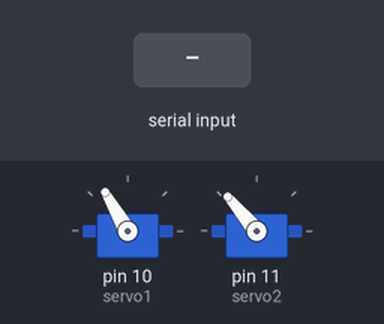
A sketch run on a simulated Arduino Uno, built with avr-gcc and run on an emulated ATmega328P. Parts: 2 × servo. Inputs (shaded band) come from the test bench. What the sketch prints to the serial monitor is not drawn.

Above: at 1.2 s.
1.3 s: "c" received over Serial
At 1.9 s:
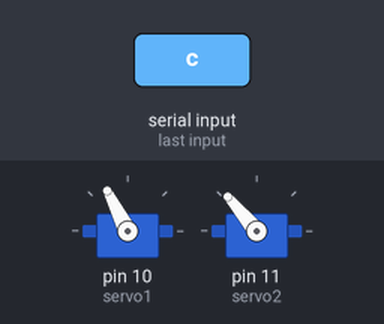
2.8 s: "o" received over Serial
At 3.1 s:
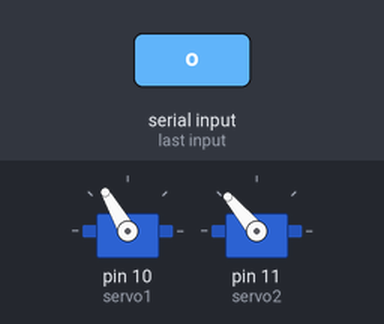
Timing chart, 0 to 5.8 s (numbered marks = the images above; inputs shaded):
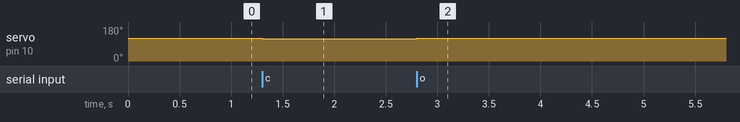

The sketch:

gripper_2dof.ino
```cpp
#include <Servo.h>

Servo servo1;  // Base pitch
Servo servo2;  // Gripper

// --- Calibrated zero positions ---
int angle1 = 120;
int angle2 = 130;

// --- Servo step size ---
const int stepSize = 3;
const int minAngle = 0;
const int maxAngle = 300;

void setup() {
  Serial.begin(115200);
  servo1.attach(10);
  servo2.attach(11);

  // Move servos to calibrated zero positions
  servo1.write(angle1);
  servo2.write(angle2);

  Serial.println("Servos ready. Commands: o (open), c (close), u (up), d (down)");
}

void loop() {
  if (Serial.available() > 0) {
    char c = Serial.read();

    switch (c) {
      case 'd':  // Open gripper
        angle2 = min(angle2 + stepSize, maxAngle);
        servo2.write(angle2);
        break;

      case 'u':  // Close gripper
        angle2 = max(angle2 - stepSize, minAngle);
        servo2.write(angle2);
        break;

      case 'o':  // Move arm down
        angle1 = min(angle1 + stepSize, maxAngle);
        servo1.write(angle1);
        break;

      case 'c':  // Move arm up
        angle1 = max(angle1 - stepSize, minAngle);
        servo1.write(angle1);
        break;

      default:
        break;
    }
  }
}
```

Measured:
- after the input at 1.3 s, servo on pin 10 (servo1): 120° → 117° at once
- after the input at 2.8 s, servo on pin 10 (servo1): 117° → 120° at once
